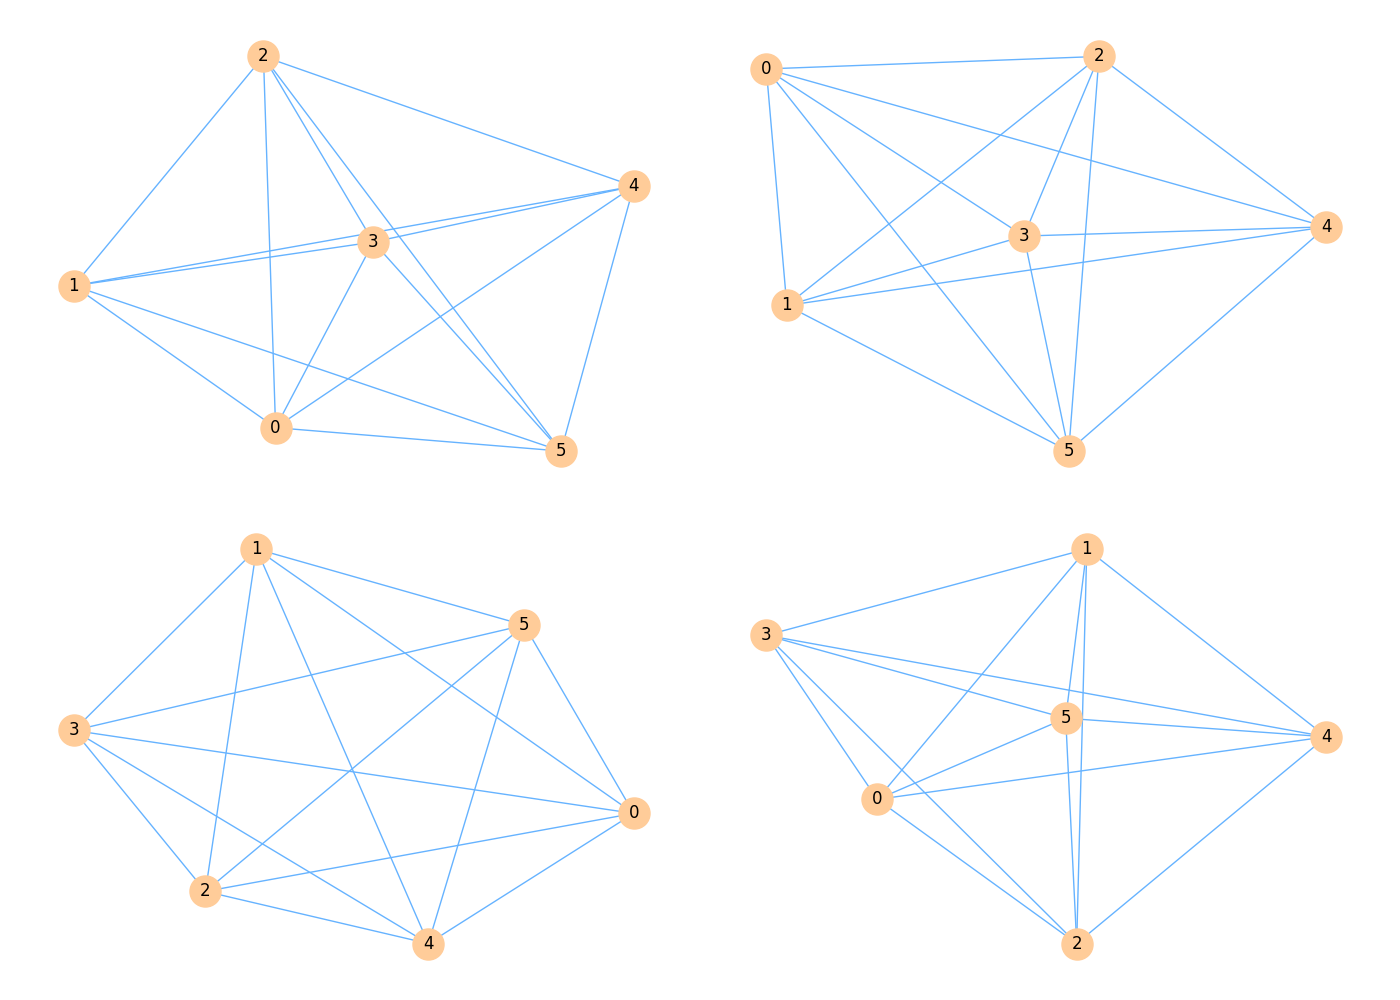

The Python source for this figure:
import matplotlib.pyplot as plt
import networkx as nx

age_groups = ['Teens (13-19)', 'Young Adults (20-35)', 'Adults (36-50)', 'Seniors (51+)']
data_by_age_group = {
    'Teens (13-19)': [25, 15, 10, 30, 10, 10],
    'Young Adults (20-35)': [10, 20, 20, 30, 10, 10],
    'Adults (36-50)': [15, 10, 25, 15, 20, 15],
    'Seniors (51+)':[25, 10, 5, 10, 10, 40]
}

fig, axs = plt.subplots(2, 2, figsize=(14, 10))

for i, (_, preferences) in enumerate(data_by_age_group.items()):
    ax = axs[i // 2][i % 2]
    
    # Create an undirected graph
    G = nx.Graph()
    
    # Add nodes (each node represents an index of the preference list)
    nodes = range(len(preferences))
    G.add_nodes_from(nodes)

    # Add edges according to the preference data, assuming similar indices indicate a connection
    for j in nodes:
        for k in range(j + 1, len(preferences)):  # Only connect nodes without direction (undirected)
            if preferences[j] > 0 and preferences[k] > 0:
                G.add_edge(j, k, weight=(preferences[j] + preferences[k]) / 2)
    
    # We draw the undirected graph
    pos = nx.spring_layout(G)  # positions for all nodes
    nx.draw(G, pos, ax=ax, with_labels=True, node_color='#ffcc99', edge_color='#66b3ff', node_size=500)

plt.tight_layout()
plt.show()
